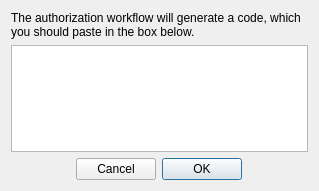
<?xml version="1.0" encoding="UTF-8"?>
<ui version="4.0">
 <author>Borys Jurgiel</author>
 <class>authDialogBase</class>
 <widget class="QDialog" name="authDialogBase">
  <property name="geometry">
   <rect>
    <x>0</x>
    <y>0</y>
    <width>319</width>
    <height>191</height>
   </rect>
  </property>
  <property name="sizePolicy">
   <sizepolicy hsizetype="Preferred" vsizetype="Preferred">
    <horstretch>0</horstretch>
    <verstretch>0</verstretch>
   </sizepolicy>
  </property>
  <property name="maximumSize">
   <size>
    <width>500</width>
    <height>300</height>
   </size>
  </property>
  <property name="contextMenuPolicy">
   <enum>Qt::DefaultContextMenu</enum>
  </property>
  <property name="windowTitle">
   <string>Configure Plugin reloader</string>
  </property>
  <property name="whatsThis">
   <string/>
  </property>
  <layout class="QVBoxLayout" name="verticalLayout">
   <item>
    <widget class="QLabel" name="label">
     <property name="layoutDirection">
      <enum>Qt::RightToLeft</enum>
     </property>
     <property name="text">
      <string>The authorization workflow will generate a code, which you should paste in the box below.</string>
     </property>
     <property name="textFormat">
      <enum>Qt::PlainText</enum>
     </property>
     <property name="scaledContents">
      <bool>true</bool>
     </property>
     <property name="wordWrap">
      <bool>true</bool>
     </property>
     <property name="openExternalLinks">
      <bool>true</bool>
     </property>
    </widget>
   </item>
   <item>
    <widget class="QPlainTextEdit" name="auth_code">
     <property name="toolTip">
      <string>&lt;html&gt;&lt;head/&gt;&lt;body&gt;&lt;p&gt;QGIS will try to execute any commands typed here in a shell before reloading the plugin.&lt;/p&gt;
&lt;p&gt;This can be useful, for example, if you need to copy the new source code into the QGIS plugins directory.&lt;/p&gt;&lt;/body&gt;&lt;/html&gt;</string>
     </property>
    </widget>
   </item>
   <item>
    <widget class="QDialogButtonBox" name="buttonBox">
     <property name="focusPolicy">
      <enum>Qt::NoFocus</enum>
     </property>
     <property name="layoutDirection">
      <enum>Qt::RightToLeft</enum>
     </property>
     <property name="standardButtons">
      <set>QDialogButtonBox::Cancel|QDialogButtonBox::Ok</set>
     </property>
     <property name="centerButtons">
      <bool>true</bool>
     </property>
    </widget>
   </item>
  </layout>
 </widget>
 <resources/>
 <connections>
  <connection>
   <sender>buttonBox</sender>
   <signal>accepted()</signal>
   <receiver>authDialogBase</receiver>
   <slot>accept()</slot>
   <hints>
    <hint type="sourcelabel">
     <x>117</x>
     <y>192</y>
    </hint>
    <hint type="destinationlabel">
     <x>42</x>
     <y>91</y>
    </hint>
   </hints>
  </connection>
  <connection>
   <sender>buttonBox</sender>
   <signal>rejected()</signal>
   <receiver>authDialogBase</receiver>
   <slot>reject()</slot>
   <hints>
    <hint type="sourcelabel">
     <x>253</x>
     <y>192</y>
    </hint>
    <hint type="destinationlabel">
     <x>208</x>
     <y>20</y>
    </hint>
   </hints>
  </connection>
 </connections>
</ui>
